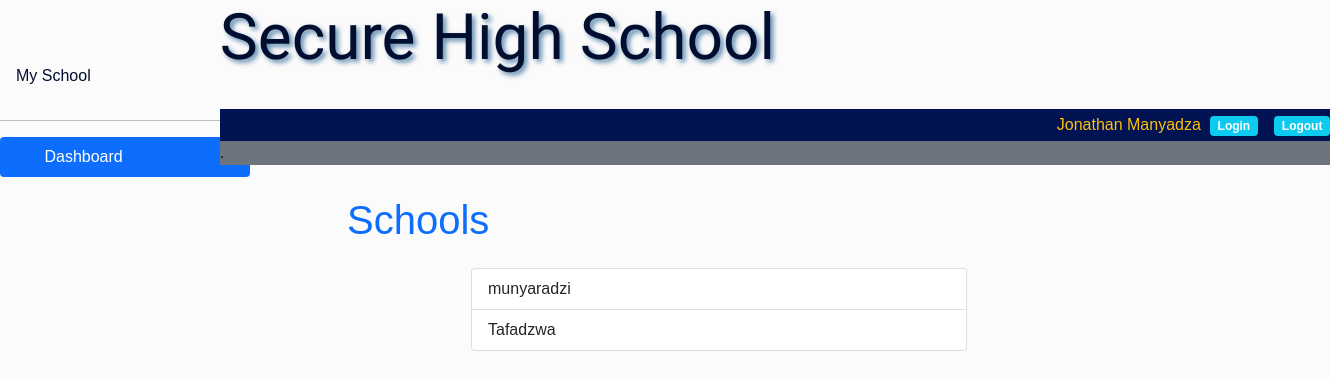
/schools/ (signed in), run on an earlier commit of the app's database.
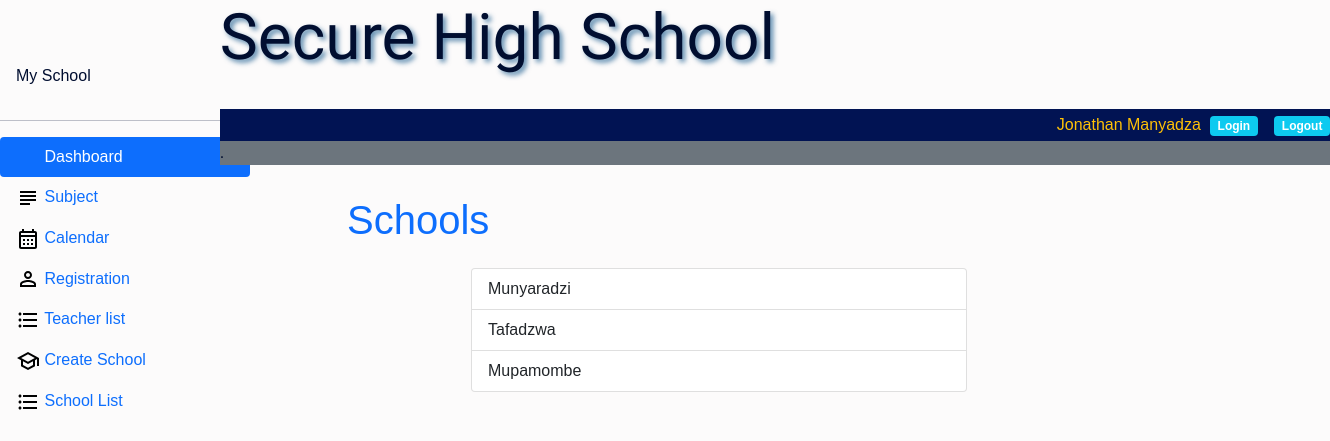
And on a later commit of the database.
### district/models.py (models this page shows, shortened)
class District_School_Registration(models.Model):
    school_name   = models.CharField(max_length=255,blank=True, null=True)
    address       = models.TextField(blank=True, null=True)
    phone_number  = models.CharField(max_length=20,blank=True, null=True)
    email         = models.EmailField(blank=True, null=True)

### district/views.py (the view)
# urls.py: path('schools/', views.school_list, name='school_list'),
@login_required
@user_passes_test(lambda u: u.is_superuser or u.user_type == 'district_admin')
def school_list(request):
    schools = District_School_Registration.objects.all()
    return render(request, 'district/school_list.html', {'schools': schools})

### customadmin/models.py (called while the page is built)
    def __str__(self):
        return f'{self.first_name} {self.last_name}'

### customadmin/templatetags/custom_tags.py (called while the page is built)
@register.simple_tag
def get_dashboard_url(user):
    if user.groups.filter(name='student').exists():
        return reverse('high_level_dashboard')
    elif user.groups.filter(name='staff').exists():
        return reverse('teacher_dashboard')
    elif user.groups.filter(name='school_admin').exists():
        return reverse('school_admin_dashboard')
    elif user.groups.filter(name='deputy_head').exists():
        return reverse('deputy_head_dashboard')
    elif user.groups.filter(name='school_head').exists():
        return reverse('school_head_dashboard')
    else:
        return reverse('default_dashboard')

### templates/district/school_list.html
{% extends "partials/base.html" %}
{% block content %}
  <div class="container mt-5">
    <div class="col-md-8">
    <h1 class="text-primary mb-4">Schools</h1>
    <ul class=" list-group col-md-8 offset-md-2">
      {% for school in schools %}
        <li class="list-group-item">
          <a href="{% url 'school_detail' school.id %}" class="text-decoration-none text-dark">{{ school.school_name }}</a>
        </li>
      {% empty %}
        <li class="list-group-item">No schools have been registered yet.</li>
      {% endfor %}
    </ul>
  </div>
</div>
{% endblock %}

What changed in the data, as far as the page shows it:
changed CustomUser "Jonathan Manyadza": user_type empty → "district_admin" (drawn)
changed District_School_Registration: school_name "munyaradzi" → "Munyaradzi"
added District_School_Registration: school_name "Mupamombe"
Also different on the page:
text now shown: "Subject Calendar Registration Teacher list Create School School List"
